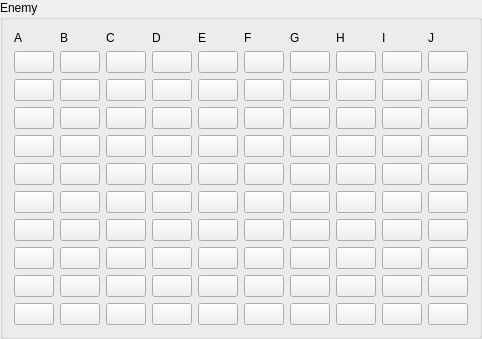
     <widget class="QGroupBox" name="groupBox_2">
      <property name="title">
       <string>Enemy</string>
      </property>
      <layout class="QGridLayout" name="gridLayout_3">
       <item row="8" column="8">
        <widget class="QPushButton" name="i9_2">
         <property name="text">
          <string/>
         </property>
        </widget>
       </item>
       <item row="3" column="0">
        <widget class="QPushButton" name="a3_2">
         <property name="text">
          <string/>
         </property>
        </widget>
       </item>
       <item row="4" column="5">
        <widget class="QPushButton" name="f4_2">
         <property name="text">
          <string/>
         </property>
        </widget>
       </item>
       <item row="8" column="2">
        <widget class="QPushButton" name="c8_2">
         <property name="text">
          <string/>
         </property>
        </widget>
       </item>
       <item row="2" column="2">
        <widget class="QPushButton" name="c2_2">
         <property name="text">
          <string/>
         </property>
        </widget>
       </item>
       <item row="5" column="5">
        <widget class="QPushButton" name="f5_2">
         <property name="text">
          <string/>
         </property>
        </widget>
       </item>
       <item row="2" column="7">
        <widget class="QPushButton" name="h2_2">
         <property name="text">
          <string/>
         </property>
        </widget>
       </item>
       <item row="1" column="5">
        <widget class="QPushButton" name="f1_2">
         <property name="text">
          <string/>
         </property>
        </widget>
       </item>
       <item row="9" column="1">
        <widget class="QPushButton" name="b9_2">
         <property name="text">
          <string/>
         </property>
        </widget>
       </item>
       <item row="9" column="5">
        <widget class="QPushButton" name="f9_2">
         <property name="text">
          <string/>
         </property>
        </widget>
       </item>
       <item row="5" column="1">
        <widget class="QPushButton" name="b5_2">
         <property name="text">
          <string/>
         </property>
        </widget>
       </item>
       <item row="5" column="2">
        <widget class="QPushButton" name="c5_2">
         <property name="text">
          <string/>
         </property>
        </widget>
       </item>
       <item row="3" column="2">
        <widget class="QPushButton" name="c3_2">
         <property name="text">
          <string/>
         </property>
        </widget>
       </item>
       <item row="2" column="9">
        <widget class="QPushButton" name="j2_2">
         <property name="text">
          <string/>
         </property>
        </widget>
       </item>
       <item row="3" column="1">
        <widget class="QPushButton" name="b3_2">
         <property name="text">
          <string/>
         </property>
        </widget>
       </item>
       <item row="10" column="4">
        <widget class="QPushButton" name="e10_2">
         <property name="text">
          <string/>
         </property>
        </widget>
       </item>
       <item row="5" column="9">
        <widget class="QPushButton" name="j5_2">
         <property name="text">
          <string/>
         </property>
        </widget>
       </item>
       <item row="3" column="9">
        <widget class="QPushButton" name="j3_2">
         <property name="text">
          <string/>
         </property>
        </widget>
       </item>
       <item row="7" column="1">
        <widget class="QPushButton" name="b7_2">
         <property name="text">
          <string/>
         </property>
        </widget>
       </item>
       <item row="6" column="4">
        <widget class="QPushButton" name="e6_2">
         <property name="text">
          <string/>
         </property>
        </widget>
       </item>
       <item row="2" column="3">
        <widget class="QPushButton" name="d2_2">
         <property name="text">
          <string/>
         </property>
        </widget>
       </item>
       <item row="2" column="1">
        <widget class="QPushButton" name="b2_2">
         <property name="text">
          <string/>
         </property>
        </widget>
       </item>
       <item row="9" column="7">
        <widget class="QPushButton" name="h9_2">
         <property name="text">
          <string/>
         </property>
        </widget>
       </item>
       <item row="4" column="4">
        <widget class="QPushButton" name="e4_2">
         <property name="text">
          <string/>
         </property>
        </widget>
       </item>
       <item row="1" column="9">
        <widget class="QPushButton" name="j1_2">
         <property name="text">
          <string/>
         </property>
        </widget>
       </item>
       <item row="10" column="8">
        <widget class="QPushButton" name="i10_2">
         <property name="text">
          <string/>
         </property>
        </widget>
       </item>
       <item row="8" column="4">
        <widget class="QPushButton" name="e8_2">
         <property name="text">
          <string/>
         </property>
        </widget>
       </item>
       <item row="4" column="7">
        <widget class="QPushButton" name="h4_2">
         <property name="text">
          <string/>
         </property>
        </widget>
       </item>
       <item row="1" column="2">
        <widget class="QPushButton" name="c1_2">
         <property name="text">
          <string/>
         </property>
        </widget>
       </item>
       <item row="8" column="3">
        <widget class="QPushButton" name="d8_2">
         <property name="text">
          <string/>
         </property>
        </widget>
       </item>
       <item row="9" column="0">
        <widget class="QPushButton" name="a9_2">
         <property name="text">
          <string/>
         </property>
        </widget>
       </item>
       <item row="4" column="6">
        <widget class="QPushButton" name="g4_2">
         <property name="text">
          <string/>
         </property>
        </widget>
       </item>
       <item row="6" column="6">
        <widget class="QPushButton" name="g6_2">
         <property name="text">
          <string/>
         </property>
        </widget>
       </item>
       <item row="7" column="2">
        <widget class="QPushButton" name="c7_2">
         <property name="text">
          <string/>
         </property>
        </widget>
       </item>
       <item row="4" column="2">
        <widget class="QPushButton" name="c4_2">
         <property name="text">
          <string/>
         </property>
        </widget>
       </item>
       <item row="8" column="7">
        <widget class="QPushButton" name="h8_2">
         <property name="text">
          <string/>
         </property>
        </widget>
       </item>
       <item row="10" column="6">
        <widget class="QPushButton" name="g10_2">
         <property name="text">
          <string/>
         </property>
        </widget>
       </item>
       <item row="3" column="3">
        <widget class="QPushButton" name="d3_2">
         <property name="text">
          <string/>
         </property>
        </widget>
       </item>
       <item row="6" column="3">
        <widget class="QPushButton" name="d6_2">
         <property name="text">
          <string/>
         </property>
        </widget>
       </item>
       <item row="3" column="8">
        <widget class="QPushButton" name="i3_2">
         <property name="text">
          <string/>
         </property>
        </widget>
       </item>
       <item row="10" column="3">
        <widget class="QPushButton" name="d10_2">
         <property name="text">
          <string/>
         </property>
        </widget>
       </item>
       <item row="10" column="9">
        <widget class="QPushButton" name="gj10_2">
         <property name="text">
          <string/>
         </property>
        </widget>
       </item>
       <item row="7" column="8">
        <widget class="QPushButton" name="i7_2">
         <property name="text">
          <string/>
         </property>
        </widget>
       </item>
       <item row="8" column="9">
        <widget class="QPushButton" name="j8_2">
         <property name="text">
          <string/>
         </property>
        </widget>
       </item>
       <item row="3" column="7">
        <widget class="QPushButton" name="h3_2">
         <property name="text">
          <string/>
         </property>
        </widget>
       </item>
       <item row="5" column="4">
        <widget class="QPushButton" name="e5_2">
         <property name="text">
          <string/>
         </property>
        </widget>
       </item>
       <item row="7" column="4">
        <widget class="QPushButton" name="e7_2">
         <property name="text">
          <string/>
         </property>
        </widget>
       </item>
       <item row="7" column="6">
        <widget class="QPushButton" name="g7_2">
         <property name="text">
          <string/>
         </property>
        </widget>
       </item>
       <item row="9" column="8">
        <widget class="QPushButton" name="i8_2">
         <property name="text">
          <string/>
         </property>
        </widget>
       </item>
       <item row="7" column="5">
        <widget class="QPushButton" name="f7_2">
         <property name="text">
          <string/>
         </property>
        </widget>
       </item>
       <item row="5" column="8">
        <widget class="QPushButton" name="i5_2">
         <property name="text">
          <string/>
         </property>
        </widget>
       </item>
       <item row="4" column="0">
        <widget class="QPushButton" name="a4_2">
         <property name="text">
          <string/>
         </property>
        </widget>
       </item>
       <item row="10" column="0">
        <widget class="QPushButton" name="a10_2">
         <property name="text">
          <string/>
         </property>
        </widget>
       </item>
       <item row="2" column="5">
        <widget class="QPushButton" name="f2_2">
         <property name="text">
          <string/>
         </property>
        </widget>
       </item>
       <item row="1" column="7">
        <widget class="QPushButton" name="h1_2">
         <property name="text">
          <string/>
         </property>
        </widget>
       </item>
       <item row="10" column="1">
        <widget class="QPushButton" name="b10_2">
         <property name="text">
          <string/>
         </property>
        </widget>
       </item>
       <item row="8" column="0">
        <widget class="QPushButton" name="a8_2">
         <property name="text">
          <string/>
         </property>
        </widget>
       </item>
       <item row="6" column="8">
        <widget class="QPushButton" name="i6_2">
         <property name="text">
          <string/>
         </property>
        </widget>
       </item>
       <item row="9" column="6">
        <widget class="QPushButton" name="g9_2">
         <property name="text">
          <string/>
         </property>
        </widget>
       </item>
       <item row="2" column="4">
        <widget class="QPushButton" name="e2_2">
         <property name="text">
          <string/>
         </property>
        </widget>
       </item>
       <item row="6" column="9">
        <widget class="QPushButton" name="j6_2">
         <property name="text">
          <string/>
         </property>
        </widget>
       </item>
       <item row="4" column="3">
        <widget class="QPushButton" name="d4_2">
         <property name="text">
          <string/>
         </property>
        </widget>
       </item>
       <item row="8" column="5">
        <widget class="QPushButton" name="f8_2">
         <property name="text">
          <string/>
         </property>
        </widget>
       </item>
       <item row="1" column="8">
        <widget class="QPushButton" name="i1_2">
         <property name="text">
          <string/>
         </property>
        </widget>
       </item>
       <item row="3" column="4">
        <widget class="QPushButton" name="e3_2">
         <property name="text">
          <string/>
         </property>
        </widget>
       </item>
       <item row="5" column="0">
        <widget class="QPushButton" name="a5_2">
         <property name="text">
          <string/>
         </property>
        </widget>
       </item>
       <item row="6" column="5">
        <widget class="QPushButton" name="f6_2">
         <property name="text">
          <string/>
         </property>
        </widget>
       </item>
       <item row="9" column="9">
        <widget class="QPushButton" name="j9_2">
         <property name="text">
          <string/>
         </property>
        </widget>
       </item>
       <item row="6" column="1">
        <widget class="QPushButton" name="b6_2">
         <property name="text">
          <string/>
         </property>
        </widget>
       </item>
       <item row="6" column="2">
        <widget class="QPushButton" name="c6_2">
         <property name="text">
          <string/>
         </property>
        </widget>
       </item>
       <item row="3" column="6">
        <widget class="QPushButton" name="g3_2">
         <property name="text">
          <string/>
         </property>
        </widget>
       </item>
       <item row="5" column="7">
        <widget class="QPushButton" name="h5_2">
         <property name="text">
          <string/>
         </property>
        </widget>
       </item>
       <item row="7" column="7">
        <widget class="QPushButton" name="h7_2">
         <property name="text">
          <string/>
         </property>
        </widget>
       </item>
       <item row="6" column="0">
        <widget class="QPushButton" name="a6_2">
         <property name="text">
          <string/>
         </property>
        </widget>
       </item>
       <item row="10" column="5">
        <widget class="QPushButton" name="f10_2">
         <property name="text">
          <string/>
         </property>
        </widget>
       </item>
       <item row="4" column="1">
        <widget class="QPushButton" name="b4_2">
         <property name="text">
          <string/>
         </property>
        </widget>
       </item>
       <item row="5" column="6">
        <widget class="QPushButton" name="g5_2">
         <property name="text">
          <string/>
         </property>
        </widget>
       </item>
       <item row="9" column="4">
        <widget class="QPushButton" name="e9_2">
         <property name="text">
          <string/>
         </property>
        </widget>
       </item>
       <item row="7" column="3">
        <widget class="QPushButton" name="d7_2">
         <property name="text">
          <string/>
         </property>
        </widget>
       </item>
       <item row="10" column="7">
        <widget class="QPushButton" name="h10_2">
         <property name="text">
          <string/>
         </property>
        </widget>
       </item>
       <item row="4" column="8">
        <widget class="QPushButton" name="i4_2">
         <property name="text">
          <string/>
         </property>
        </widget>
       </item>
       <item row="7" column="9">
        <widget class="QPushButton" name="j7_2">
         <property name="text">
          <string/>
         </property>
        </widget>
       </item>
       <item row="1" column="6">
        <widget class="QPushButton" name="g1_2">
         <property name="text">
          <string/>
         </property>
        </widget>
       </item>
       <item row="9" column="3">
        <widget class="QPushButton" name="d9_2">
         <property name="text">
          <string/>
         </property>
        </widget>
       </item>
       <item row="6" column="7">
        <widget class="QPushButton" name="h6_2">
         <property name="text">
          <string/>
         </property>
        </widget>
       </item>
       <item row="4" column="9">
        <widget class="QPushButton" name="j4_2">
         <property name="text">
          <string/>
         </property>
        </widget>
       </item>
       <item row="3" column="5">
        <widget class="QPushButton" name="f3_2">
         <property name="text">
          <string/>
         </property>
        </widget>
       </item>
       <item row="1" column="3">
        <widget class="QPushButton" name="d1_2">
         <property name="text">
          <string/>
         </property>
        </widget>
       </item>
       <item row="2" column="0">
        <widget class="QPushButton" name="a2_2">
         <property name="text">
          <string/>
         </property>
        </widget>
       </item>
       <item row="8" column="6">
        <widget class="QPushButton" name="g8_2">
         <property name="text">
          <string/>
         </property>
        </widget>
       </item>
       <item row="1" column="0">
        <widget class="QPushButton" name="a1_2">
         <property name="text">
          <string/>
         </property>
        </widget>
       </item>
       <item row="10" column="2">
        <widget class="QPushButton" name="c10_2">
         <property name="text">
          <string/>
         </property>
        </widget>
       </item>
       <item row="7" column="0">
        <widget class="QPushButton" name="a7_2">
         <property name="text">
          <string/>
         </property>
        </widget>
       </item>
       <item row="1" column="1">
        <widget class="QPushButton" name="b1_2">
         <property name="text">
          <string/>
         </property>
        </widget>
       </item>
       <item row="5" column="3">
        <widget class="QPushButton" name="d5_2">
         <property name="text">
          <string/>
         </property>
        </widget>
       </item>
       <item row="2" column="8">
        <widget class="QPushButton" name="i2_2">
         <property name="text">
          <string/>
         </property>
        </widget>
       </item>
       <item row="2" column="6">
        <widget class="QPushButton" name="g2_2">
         <property name="text">
          <string/>
         </property>
        </widget>
       </item>
       <item row="8" column="1">
        <widget class="QPushButton" name="b8_2">
         <property name="text">
          <string/>
         </property>
        </widget>
       </item>
       <item row="9" column="2">
        <widget class="QPushButton" name="c9_2">
         <property name="text">
          <string/>
         </property>
        </widget>
       </item>
       <item row="1" column="4">
        <widget class="QPushButton" name="e1_2">
         <property name="text">
          <string/>
         </property>
        </widget>
       </item>
       <item row="0" column="0">
        <widget class="QLabel" name="label_22">
         <property name="text">
          <string>A</string>
         </property>
        </widget>
       </item>
       <item row="0" column="1">
        <widget class="QLabel" name="label_23">
         <property name="text">
          <string>B</string>
         </property>
        </widget>
       </item>
       <item row="0" column="2">
        <widget class="QLabel" name="label_24">
         <property name="text">
          <string>C</string>
         </property>
        </widget>
       </item>
       <item row="0" column="3">
        <widget class="QLabel" name="label_25">
         <property name="text">
          <string>D</string>
         </property>
        </widget>
       </item>
       <item row="0" column="4">
        <widget class="QLabel" name="label_26">
         <property name="text">
          <string>E</string>
         </property>
        </widget>
       </item>
       <item row="0" column="5">
        <widget class="QLabel" name="label_27">
         <property name="text">
          <string>F</string>
         </property>
        </widget>
       </item>
       <item row="0" column="6">
        <widget class="QLabel" name="label_28">
         <property name="text">
          <string>G</string>
         </property>
        </widget>
       </item>
       <item row="0" column="7">
        <widget class="QLabel" name="label_29">
         <property name="text">
          <string>H</string>
         </property>
        </widget>
       </item>
       <item row="0" column="8">
        <widget class="QLabel" name="label_30">
         <property name="text">
          <string>I</string>
         </property>
        </widget>
       </item>
       <item row="0" column="9">
        <widget class="QLabel" name="label_31">
         <property name="text">
          <string>J</string>
         </property>
        </widget>
       </item>
      </layout>
     </widget>
